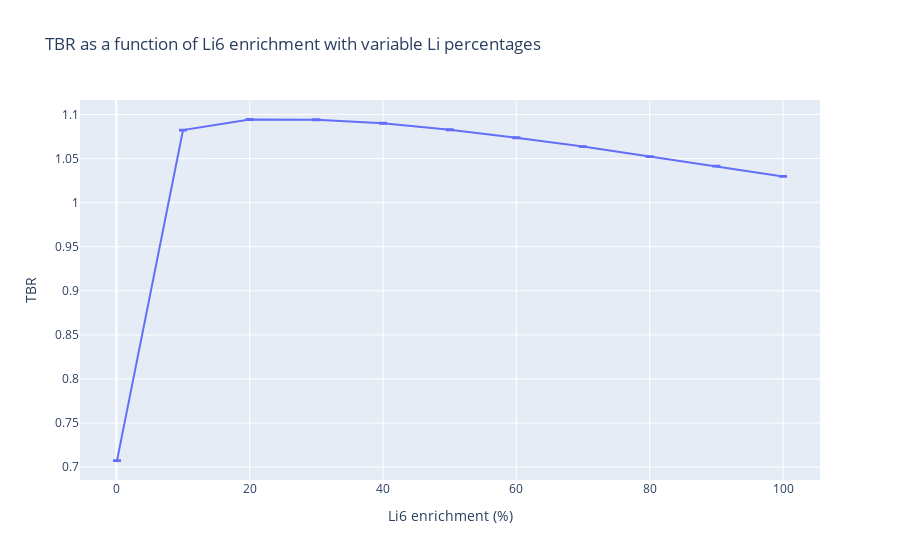

The code cell stored with this chart in its notebook:
### Code cell
import plotly.graph_objects as go

fig = go.Figure()

# PLOTS RESULTS

fig.add_trace(
 
  go.Scatter(
    x=[entry['enrichment'] for entry in results],
        y=[entry['tbr_tally_result'] for entry in results],
        mode='lines',
        error_y={'array': [entry['tbr_tally_std_dev'] for entry in results]},
        )

 )

fig.update_layout(
    title="TBR as a function of Li6 enrichment with variable Li percentages",
    xaxis_title="Li6 enrichment (%)",
    yaxis_title="TBR"
)

fig.show()

### Figure 1 — Plotly figure (JSON) as saved in the notebook; plotly's stock layout.template omitted (floating-point values rounded to 4 significant figures)
{"data": [{"error_y": {"array": [0.000396, 0.0005391, 0.0006008, 0.000513, 0.000554, 0.0005301, 0.0004948, 0.0004594, 0.0004655, 0.0004936, 0.0004978]}, "mode": "lines", "type": "scatter", "x": [0.1, 10, 20, 30, 40, 50, 60, 70, 80, 90, 100], "y": [0.7073, 1.082, 1.094, 1.094, 1.09, 1.083, 1.074, 1.064, 1.052, 1.041, 1.03]}], "layout": {"title": {"text": "TBR as a function of Li6 enrichment with variable Li percentages"}, "xaxis": {"title": {"text": "Li6 enrichment (%)"}}, "yaxis": {"title": {"text": "TBR"}}}}
